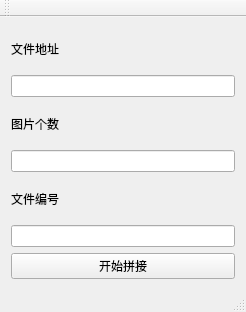
<?xml version="1.0" encoding="UTF-8"?>
<ui version="4.0">
 <class>PaperSticherClass</class>
 <widget class="QMainWindow" name="PaperSticherClass">
  <property name="geometry">
   <rect>
    <x>0</x>
    <y>0</y>
    <width>246</width>
    <height>312</height>
   </rect>
  </property>
  <property name="windowTitle">
   <string>PaperSticher</string>
  </property>
  <widget class="QWidget" name="centralWidget">
   <layout class="QVBoxLayout" name="verticalLayout">
    <item>
     <widget class="QLabel" name="label">
      <property name="text">
       <string>文件地址</string>
      </property>
     </widget>
    </item>
    <item>
     <widget class="QLineEdit" name="address"/>
    </item>
    <item>
     <widget class="QLabel" name="label_2">
      <property name="text">
       <string>图片个数</string>
      </property>
     </widget>
    </item>
    <item>
     <widget class="QLineEdit" name="pic_num"/>
    </item>
    <item>
     <widget class="QLabel" name="label_3">
      <property name="text">
       <string>文件编号</string>
      </property>
     </widget>
    </item>
    <item>
     <widget class="QLineEdit" name="file_NO"/>
    </item>
    <item>
     <widget class="QPushButton" name="stichButton">
      <property name="text">
       <string>开始拼接</string>
      </property>
     </widget>
    </item>
   </layout>
  </widget>
  <widget class="QMenuBar" name="menuBar">
   <property name="geometry">
    <rect>
     <x>0</x>
     <y>0</y>
     <width>246</width>
     <height>22</height>
    </rect>
   </property>
  </widget>
  <widget class="QToolBar" name="mainToolBar">
   <attribute name="toolBarArea">
    <enum>TopToolBarArea</enum>
   </attribute>
   <attribute name="toolBarBreak">
    <bool>false</bool>
   </attribute>
  </widget>
  <widget class="QStatusBar" name="statusBar"/>
 </widget>
 <layoutdefault spacing="6" margin="11"/>
 <resources>
  <include location="PaperSticher.qrc"/>
 </resources>
 <connections>
  <connection>
   <sender>stichButton</sender>
   <signal>clicked()</signal>
   <receiver>PaperSticherClass</receiver>
   <slot>on_stich_btn_clicked()</slot>
   <hints>
    <hint type="sourcelabel">
     <x>113</x>
     <y>272</y>
    </hint>
    <hint type="destinationlabel">
     <x>241</x>
     <y>285</y>
    </hint>
   </hints>
  </connection>
 </connections>
 <slots>
  <slot>slot1()</slot>
  <slot>on_stich_btn_clicked()</slot>
 </slots>
</ui>
